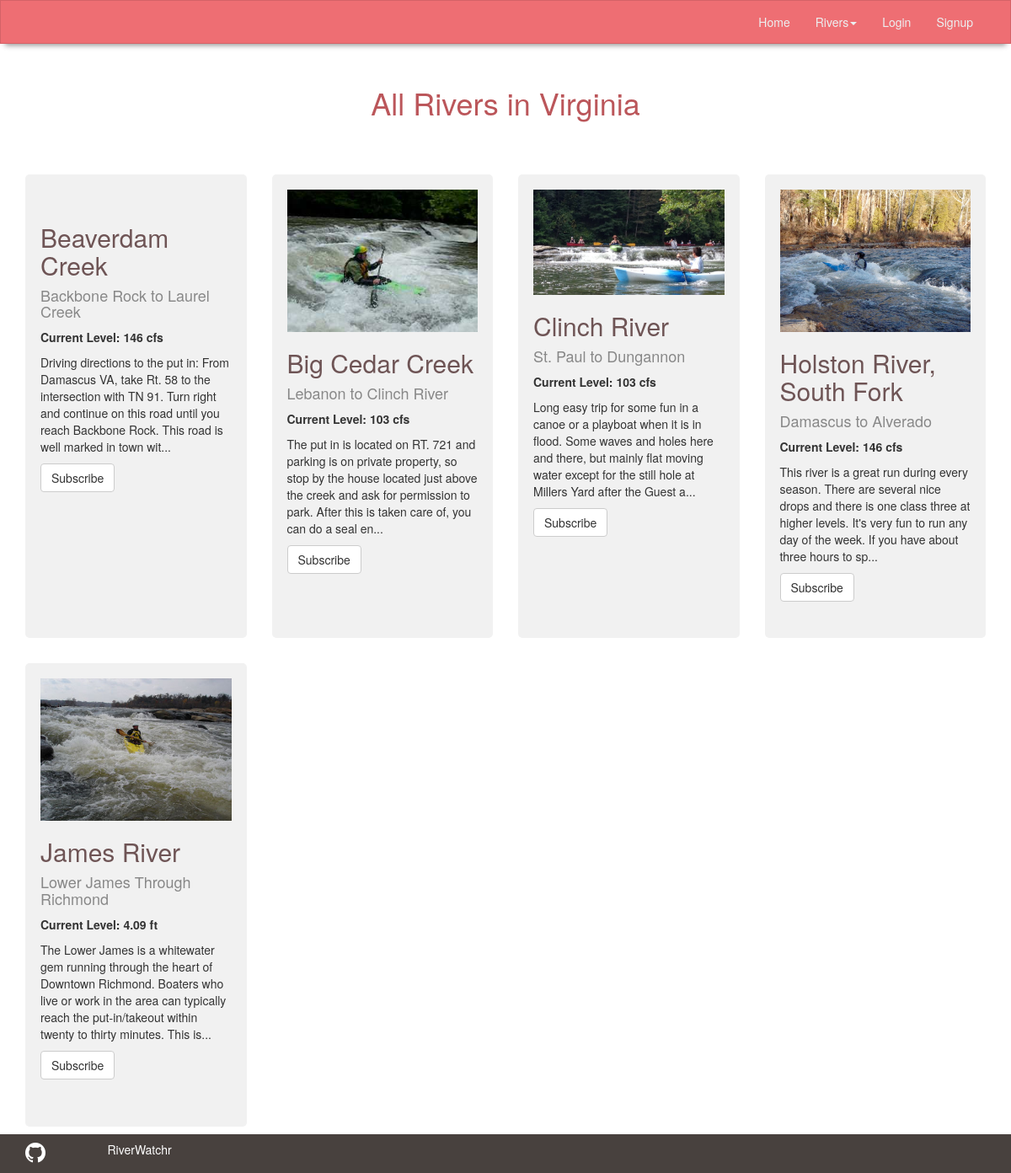
Page /rivers/va/ on the committed database.
### locations/models.py (models this page shows, shortened)
class State(models.Model):
    name = models.CharField(max_length=50)
    abbreviation = models.CharField(max_length=5)

### rivers/models.py (models this page shows, shortened)
class River(models.Model):
    name = models.CharField(max_length = 250)
    section = models.CharField(max_length = 250, default=' ')
    description = models.TextField()
    current_level = models.FloatField()
    measurement = models.CharField(max_length=10)
    state = models.ForeignKey('locations.State', null=True, blank=True, related_name="river")
    url = models.CharField(max_length=250, default = ' ')
    image = models.ImageField(upload_to="static/img", default="/img/rapids.jpg")
    def renderLevel(self):
        if self.measurement == 'cfs':
            current_string = str(self.current_level)
            new_current_level = current_string[:-2]
            return "{} {}".format(new_current_level, self.measurement)
        return "{} {}".format(self.current_level, self.measurement)
    def summary(self):
        return self.description[:200] + '...'

### rivers/views.py (the view, shortened to what this page needs)
# urls.py: url(r'^(?P<state_abrv>[\w-]+)/$', state_index, name="state_index"),
def state_index(request, state_abrv):
    found_state = get_object_or_404(State, abbreviation=state_abrv)
    form = AddSubForm()
    rivers = found_state.river.all().order_by('name')
    states = State.objects.all()
    return render(request, 'rivers/river_index.html', {'state': found_state, 'rivers': rivers, 'form': form, 'states': states})

### templates/rivers/river_index.html (shortened to what this page needs)
 {% extends 'base.html' %}
{% block content %}
{% load bootstrap3 %}
<div class="sub-header">
      <h1>All Rivers in {{state.name}}</h1>
</div>
<div class="container">
  <div class="row">
            {% for river in rivers %}
            <div class="col-sm-3 river-list-col">
            <div class="single-river">
              <div class="single-river-img-container">
                    <img src="{{river.image.url}}" alt="">
              </div>
              <h2><a href="{{river.id}}">{{river.name}}</a></h2>
              <h4>{{river.section}}</h4>
              <p class="single-level"><strong>Current Level: {{river.renderLevel}}</strong></p>
              <p class="index-river-summary">{{river.summary}}</p>
              <button class="list-subscribe-btn btn btn-default" data-toggle="modal" data-target="#myModal">Subscribe</button>
            </div>
          </div>
            {% endfor %}
    </div>
  </div>
<br>
<br>
{% endblock %}

### templates/base.html (shortened to what this page needs)
<!DOCTYPE html>
<html>
  <head>
    <link href="https://maxcdn.bootstrapcdn.com/bootstrap/3.3.7/css/bootstrap.min.css" rel="stylesheet">
    {% load staticfiles %}
    <link href="https://maxcdn.bootstrapcdn.com/font-awesome/4.7.0/css/font-awesome.min.css" rel="stylesheet">
    <link rel="stylesheet" type="text/css" href="{% static 'css/river.css' %}" />
  </head>
  <body>
  <nav class="navbar navbar-default">
    <div class="container">
      <div class="navbar-header">
        <a class="navbar-brand" href="#">
        </a>
      </div>
      <div class="collapse navbar-collapse" id="bs-nav-demo">
      <ul class="nav navbar-nav navbar-right">
        <li><a href="{% url 'home' %}">Home</a></li>
        {% if states %}
        <li class="dropdown">
           <a href="#" class="dropdown-toggle" data-toggle="dropdown" role="button" aria-haspopup="true" aria-expanded="false">Rivers<span class="caret"></span></a>
         </li>
         {% endif %}
        {% if user.is_authenticated %}
        <li><a href="{% url 'user_admin' %}">My Rivers</a></li>
        <li><a href="{% url 'logout' %}">Logout</a></li>
        {% else %}
        <li><a href="{% url 'login' %}">Login</a></li>
        <li><a href="{% url 'signup' %}">Signup</a></li>
        {% endif %}
      </ul>
    </div>
    </div>
    </nav>
<div>
{% block content %}
{% endblock %}
</div>
<section id="footer">
  <div class="container">
    <div class="row">
      <div class="col-sm-1">
        <p><a href="/"><i class="fa fa-2x fa-github" aria-hidden="true"></i></a></p>
      </div>
      <div class="col-sm-1">
        <p><a href="/">RiverWatchr</a></p>
      </div>
      <div class="col-sm-10">
      </div>
    </div>
  </div>
</section>
  </body>
</html>

### static/css/river.css (style rules this page uses)
html, body { height: 100%; }
.navbar-default { background-color: #ee6e73; border-color: #D46267; margin:0; border-radius:0; -webkit-box-shadow: 0 8px 6px -6px #999; -moz-box-shadow: 0 8px 6px -6px #999; box-shadow: 0 8px 6px -6px #999; }
.navbar-default .navbar-brand { color: #ecf0f1; }
.navbar-default .navbar-nav > li > a { color: #ecf0f1; }
.navbar-default .navbar-collapse, .navbar-default .navbar-form { border-color: #ecf0f1; }
.sub-header { color:#BB565A; text-align:center; padding:20px 0 30px 0; margin:10px 0; }
.single-river { background-color:#f1f1f1; padding:18px; height:550px; margin:15px 0; border-radius:5px; }
.single-river h2 a { color:#6E5455; }
.single-river-img-container img { width:100%; }
.single-river h4, .river-detail-content h3, .admin-single-sub-txt h3 { color:#888; }
.river-list-col { min-height:400px; }
#footer { background-color:#48413E; width:100%; position:fixed; bottom:0; left:0; padding-top:8px; }
#footer a { color:white; }

### rows in the picture
State: name "Virginia"
River: name "Beaverdam Creek", section "Backbone Rock to Laurel Creek", renderLevel "146 cfs", summary "Driving directions to the put in: From Damascus VA, take Rt. 58 to the intersection with TN 91. Turn right and continue on this road until you reach Backbone Rock. This road is well marked in town wit..."
River: image (picture), name "Big Cedar Creek", section "Lebanon to Clinch River", renderLevel "103 cfs", summary "The put in is located on RT. 721 and parking is on private property, so stop by the house located just above the creek and ask for permission to park. After this is taken care of, you can do a seal en..."
River: image (picture), name "Clinch River", section "St. Paul to Dungannon", renderLevel "103 cfs", summary "Long easy trip for some fun in a canoe or a playboat when it is in flood. Some waves and holes here and there, but mainly flat moving water except for the still hole at Millers Yard after the Guest a..."
River: image (picture), name "Holston River, South Fork", section "Damascus to Alverado", renderLevel "146 cfs", summary "This river is a great run during every season. There are several nice drops and there is one class three at higher levels. It's very fun to run any day of the week. If you have about three hours to sp..."
River: image (picture), name "James River", section "Lower James Through Richmond", renderLevel "4.09 ft", summary "The Lower James is a whitewater gem running through the heart of Downtown Richmond. Boaters who live or work in the area can typically reach the put-in/takeout within twenty to thirty minutes. This is..."
